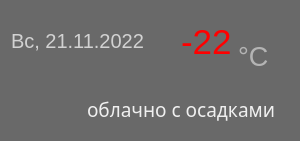
   <widget class="QFrame" name="weather_4">
    <property name="geometry">
     <rect>
      <x>20</x>
      <y>650</y>
      <width>300</width>
      <height>141</height>
     </rect>
    </property>
    <property name="minimumSize">
     <size>
      <width>300</width>
      <height>0</height>
     </size>
    </property>
    <property name="maximumSize">
     <size>
      <width>300</width>
      <height>16777215</height>
     </size>
    </property>
    <property name="styleSheet">
     <string notr="true">background: #696969;
border-radius: 30px;</string>
    </property>
    <property name="frameShape">
     <enum>QFrame::StyledPanel</enum>
    </property>
    <property name="frameShadow">
     <enum>QFrame::Raised</enum>
    </property>
    <widget class="QWidget" name="layoutWidget_13">
     <property name="geometry">
      <rect>
       <x>10</x>
       <y>10</y>
       <width>282</width>
       <height>129</height>
      </rect>
     </property>
     <layout class="QGridLayout" name="weather_4_layout">
      <item row="0" column="0">
       <widget class="QFrame" name="weather_4_tempdate">
        <property name="minimumSize">
         <size>
          <width>280</width>
          <height>60</height>
         </size>
        </property>
        <property name="maximumSize">
         <size>
          <width>280</width>
          <height>60</height>
         </size>
        </property>
        <property name="frameShape">
         <enum>QFrame::StyledPanel</enum>
        </property>
        <property name="frameShadow">
         <enum>QFrame::Raised</enum>
        </property>
        <widget class="QLabel" name="weather_4_date">
         <property name="geometry">
          <rect>
           <x>0</x>
           <y>0</y>
           <width>171</width>
           <height>60</height>
          </rect>
         </property>
         <property name="minimumSize">
          <size>
           <width>0</width>
           <height>60</height>
          </size>
         </property>
         <property name="maximumSize">
          <size>
           <width>1122</width>
           <height>60</height>
          </size>
         </property>
         <property name="font">
          <font>
           <family>Nirmala UI</family>
           <pointsize>15</pointsize>
          </font>
         </property>
         <property name="styleSheet">
          <string notr="true">color: rgba(255, 255, 255, 0.7);</string>
         </property>
         <property name="text">
          <string>Вс, 21.11.2022</string>
         </property>
         <property name="alignment">
          <set>Qt::AlignLeading|Qt::AlignLeft|Qt::AlignVCenter</set>
         </property>
        </widget>
        <widget class="QFrame" name="weather_4_temp_frame">
         <property name="geometry">
          <rect>
           <x>170</x>
           <y>0</y>
           <width>110</width>
           <height>60</height>
          </rect>
         </property>
         <property name="minimumSize">
          <size>
           <width>110</width>
           <height>60</height>
          </size>
         </property>
         <property name="maximumSize">
          <size>
           <width>110</width>
           <height>60</height>
          </size>
         </property>
         <property name="frameShape">
          <enum>QFrame::StyledPanel</enum>
         </property>
         <property name="frameShadow">
          <enum>QFrame::Raised</enum>
         </property>
         <widget class="QWidget" name="layoutWidget_20">
          <property name="geometry">
           <rect>
            <x>0</x>
            <y>0</y>
            <width>111</width>
            <height>62</height>
           </rect>
          </property>
          <layout class="QFormLayout" name="weather_4_temp_layout">
           <property name="formAlignment">
            <set>Qt::AlignLeading|Qt::AlignLeft|Qt::AlignVCenter</set>
           </property>
           <item row="0" column="0">
            <widget class="QLabel" name="weather_4_temp_value">
             <property name="minimumSize">
              <size>
               <width>30</width>
               <height>60</height>
              </size>
             </property>
             <property name="maximumSize">
              <size>
               <width>200</width>
               <height>60</height>
              </size>
             </property>
             <property name="font">
              <font>
               <family>Nirmala UI</family>
               <pointsize>26</pointsize>
               <weight>50</weight>
               <italic>false</italic>
               <bold>false</bold>
               <underline>false</underline>
               <strikeout>false</strikeout>
               <stylestrategy>PreferDefault</stylestrategy>
               <kerning>false</kerning>
              </font>
             </property>
             <property name="mouseTracking">
              <bool>false</bool>
             </property>
             <property name="contextMenuPolicy">
              <enum>Qt::NoContextMenu</enum>
             </property>
             <property name="styleSheet">
              <string notr="true">color: red;
line-height: 0;</string>
             </property>
             <property name="inputMethodHints">
              <set>Qt::ImhNone</set>
             </property>
             <property name="text">
              <string>-22</string>
             </property>
            </widget>
           </item>
           <item row="0" column="1">
            <widget class="QLabel" name="weather_4_temp_text">
             <property name="minimumSize">
              <size>
               <width>40</width>
               <height>60</height>
              </size>
             </property>
             <property name="maximumSize">
              <size>
               <width>40</width>
               <height>60</height>
              </size>
             </property>
             <property name="palette">
              <palette>
               <active>
                <colorrole role="WindowText">
                 <brush brushstyle="SolidPattern">
                  <color alpha="127">
                   <red>255</red>
                   <green>255</green>
                   <blue>255</blue>
                  </color>
                 </brush>
                </colorrole>
                <colorrole role="Button">
                 <brush brushstyle="SolidPattern">
                  <color alpha="255">
                   <red>105</red>
                   <green>105</green>
                   <blue>105</blue>
                  </color>
                 </brush>
                </colorrole>
                <colorrole role="Text">
                 <brush brushstyle="SolidPattern">
                  <color alpha="127">
                   <red>255</red>
                   <green>255</green>
                   <blue>255</blue>
                  </color>
                 </brush>
                </colorrole>
                <colorrole role="ButtonText">
                 <brush brushstyle="SolidPattern">
                  <color alpha="127">
                   <red>255</red>
                   <green>255</green>
                   <blue>255</blue>
                  </color>
                 </brush>
                </colorrole>
                <colorrole role="Base">
                 <brush brushstyle="SolidPattern">
                  <color alpha="255">
                   <red>105</red>
                   <green>105</green>
                   <blue>105</blue>
                  </color>
                 </brush>
                </colorrole>
                <colorrole role="Window">
                 <brush brushstyle="SolidPattern">
                  <color alpha="255">
                   <red>105</red>
                   <green>105</green>
                   <blue>105</blue>
                  </color>
                 </brush>
                </colorrole>
               </active>
               <inactive>
                <colorrole role="WindowText">
                 <brush brushstyle="SolidPattern">
                  <color alpha="127">
                   <red>255</red>
                   <green>255</green>
                   <blue>255</blue>
                  </color>
                 </brush>
                </colorrole>
                <colorrole role="Button">
                 <brush brushstyle="SolidPattern">
                  <color alpha="255">
                   <red>105</red>
                   <green>105</green>
                   <blue>105</blue>
                  </color>
                 </brush>
                </colorrole>
                <colorrole role="Text">
                 <brush brushstyle="SolidPattern">
                  <color alpha="127">
                   <red>255</red>
                   <green>255</green>
                   <blue>255</blue>
                  </color>
                 </brush>
                </colorrole>
                <colorrole role="ButtonText">
                 <brush brushstyle="SolidPattern">
                  <color alpha="127">
                   <red>255</red>
                   <green>255</green>
                   <blue>255</blue>
                  </color>
                 </brush>
                </colorrole>
                <colorrole role="Base">
                 <brush brushstyle="SolidPattern">
                  <color alpha="255">
                   <red>105</red>
                   <green>105</green>
                   <blue>105</blue>
                  </color>
                 </brush>
                </colorrole>
                <colorrole role="Window">
                 <brush brushstyle="SolidPattern">
                  <color alpha="255">
                   <red>105</red>
                   <green>105</green>
                   <blue>105</blue>
                  </color>
                 </brush>
                </colorrole>
               </inactive>
               <disabled>
                <colorrole role="WindowText">
                 <brush brushstyle="SolidPattern">
                  <color alpha="127">
                   <red>255</red>
                   <green>255</green>
                   <blue>255</blue>
                  </color>
                 </brush>
                </colorrole>
                <colorrole role="Button">
                 <brush brushstyle="SolidPattern">
                  <color alpha="255">
                   <red>105</red>
                   <green>105</green>
                   <blue>105</blue>
                  </color>
                 </brush>
                </colorrole>
                <colorrole role="Text">
                 <brush brushstyle="SolidPattern">
                  <color alpha="127">
                   <red>255</red>
                   <green>255</green>
                   <blue>255</blue>
                  </color>
                 </brush>
                </colorrole>
                <colorrole role="ButtonText">
                 <brush brushstyle="SolidPattern">
                  <color alpha="127">
                   <red>255</red>
                   <green>255</green>
                   <blue>255</blue>
                  </color>
                 </brush>
                </colorrole>
                <colorrole role="Base">
                 <brush brushstyle="SolidPattern">
                  <color alpha="255">
                   <red>105</red>
                   <green>105</green>
                   <blue>105</blue>
                  </color>
                 </brush>
                </colorrole>
                <colorrole role="Window">
                 <brush brushstyle="SolidPattern">
                  <color alpha="255">
                   <red>105</red>
                   <green>105</green>
                   <blue>105</blue>
                  </color>
                 </brush>
                </colorrole>
               </disabled>
              </palette>
             </property>
             <property name="font">
              <font>
               <family>Nirmala UI</family>
               <pointsize>20</pointsize>
               <kerning>true</kerning>
              </font>
             </property>
             <property name="layoutDirection">
              <enum>Qt::LeftToRight</enum>
             </property>
             <property name="styleSheet">
              <string notr="true">color: rgba(255, 255, 255, 0.5);</string>
             </property>
             <property name="text">
              <string>°C</string>
             </property>
             <property name="scaledContents">
              <bool>false</bool>
             </property>
             <property name="alignment">
              <set>Qt::AlignBottom|Qt::AlignLeading|Qt::AlignLeft</set>
             </property>
            </widget>
           </item>
          </layout>
         </widget>
        </widget>
       </widget>
      </item>
      <item row="1" column="0">
       <widget class="QFrame" name="weather_4_desc">
        <property name="minimumSize">
         <size>
          <width>280</width>
          <height>60</height>
         </size>
        </property>
        <property name="maximumSize">
         <size>
          <width>280</width>
          <height>60</height>
         </size>
        </property>
        <property name="frameShape">
         <enum>QFrame::StyledPanel</enum>
        </property>
        <property name="frameShadow">
         <enum>QFrame::Raised</enum>
        </property>
        <widget class="QWidget" name="layoutWidget_21">
         <property name="geometry">
          <rect>
           <x>0</x>
           <y>0</y>
           <width>281</width>
           <height>62</height>
          </rect>
         </property>
         <layout class="QFormLayout" name="weather_4_desc_layout">
          <property name="formAlignment">
           <set>Qt::AlignCenter</set>
          </property>
          <item row="0" column="1">
           <widget class="QLabel" name="weather_4_desc_text">
            <property name="minimumSize">
             <size>
              <width>30</width>
              <height>60</height>
             </size>
            </property>
            <property name="maximumSize">
             <size>
              <width>200</width>
              <height>60</height>
             </size>
            </property>
            <property name="font">
             <font>
              <family>Yu Gothic UI Semibold</family>
              <pointsize>14</pointsize>
             </font>
            </property>
            <property name="toolTip">
             <string>облачно с осадками</string>
            </property>
            <property name="styleSheet">
             <string notr="true">color: rgba(255, 255, 255, 0.9);</string>
            </property>
            <property name="text">
             <string>облачно с осадками</string>
            </property>
            <property name="alignment">
             <set>Qt::AlignLeading|Qt::AlignLeft|Qt::AlignVCenter</set>
            </property>
           </widget>
          </item>
          <item row="0" column="0">
           <widget class="QLabel" name="weather_4_desc_img">
            <property name="minimumSize">
             <size>
              <width>60</width>
              <height>60</height>
             </size>
            </property>
            <property name="maximumSize">
             <size>
              <width>60</width>
              <height>60</height>
             </size>
            </property>
            <property name="styleSheet">
             <string notr="true">opacity: 0.2;</string>
            </property>
            <property name="text">
             <string/>
            </property>
            <property name="pixmap">
             <pixmap>../../Downloads/11d@2x.png</pixmap>
            </property>
            <property name="alignment">
             <set>Qt::AlignCenter</set>
            </property>
           </widget>
          </item>
         </layout>
        </widget>
       </widget>
      </item>
     </layout>
    </widget>
   </widget>
